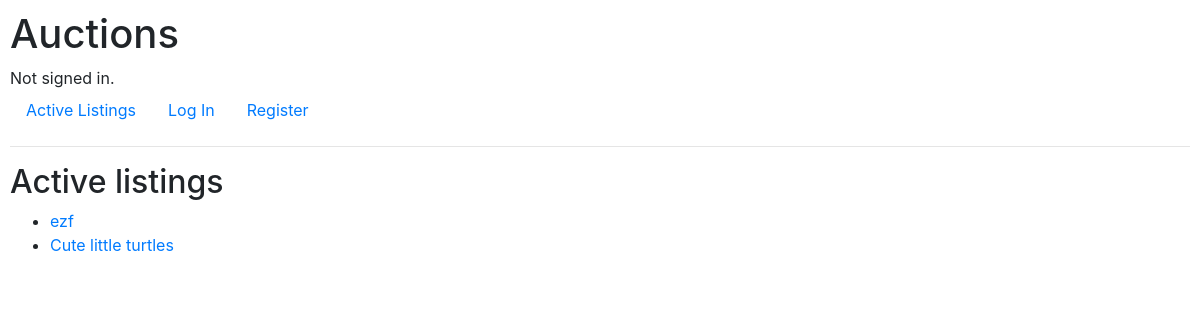
The app's page /, older data.
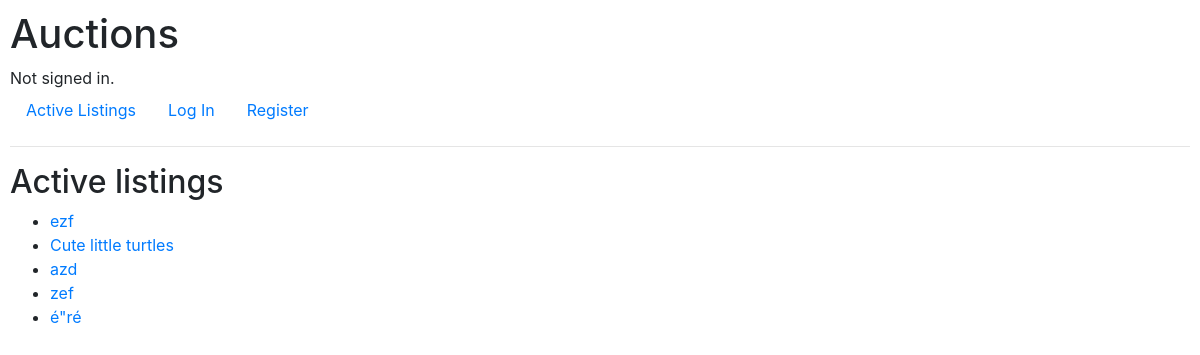
The same page, newer data.
### auctions/models.py (models this page shows, shortened)
class AuctionListing(models.Model):
    title = models.CharField(max_length=50)
    user = models.ForeignKey(User, on_delete=models.CASCADE, related_name="user", null=True, default=None)
    description = models.CharField(max_length=100)
    startingbid = models.IntegerField()
    imageurl = models.URLField()
    type = models.CharField(max_length=20)
    onwatchlist = models.BooleanField(default=False)

### auctions/views.py (the view)
# urls.py: path("", views.index, name="index"),
def index(request):
        active_listings = AuctionListing.objects.all()
        return render(request, "auctions/index.html", {
            "auctionlistings": active_listings
        })

### auctions/templates/auctions/index.html (shortened to what this page needs)
{% extends "auctions/layout.html" %}
{% block body %}
    <h2>Active listings</h2>
    <ul>
        {% for listing in auctionlistings %}
            <li><a href="{{listing.title}}">{{listing.title}}</a></li>
        {% endfor %}
    </ul>
{% endblock %}

### auctions/templates/auctions/layout.html (shortened to what this page needs)
{% load static %}
<!DOCTYPE html>
<html lang="en">
    <head>
        <link rel="stylesheet" href="https://stackpath.bootstrapcdn.com/bootstrap/4.4.1/css/bootstrap.min.css">
        <link href="{% static 'auctions/styles.css' %}" rel="stylesheet">
    </head>
    <body>
        <h1>Auctions</h1>
        <div>
            {% if user.is_authenticated %}
                Signed in as <strong>{{ user.username }}</strong>.
            {% else %}
                Not signed in.
            {% endif %}
        </div>
        <ul class="nav">
            <li class="nav-item">
                <a class="nav-link" href="{% url 'index' %}">Active Listings</a>
            </li>
            {% if user.is_authenticated %}
            <li class="nav-item">
                <a class="nav-link" href="{% url 'new_listing' %}">Create a new listing</a>
            </li>
                <li class="nav-item">
                    <a class="nav-link" href="{% url 'watchlist' %}">My watchlist</a>
                </li>
                <li class="nav-item">
                    <a class="nav-link" href="{% url 'logout' %}">Log Out</a>
                </li>
            {% else %}
                <li class="nav-item">
                    <a class="nav-link" href="{% url 'login' %}">Log In</a>
                </li>
                <li class="nav-item">
                    <a class="nav-link" href="{% url 'register' %}">Register</a>
                </li>
            {% endif %}
        </ul>
        <hr>
        {% block body %}
        {% endblock %}
    </body>
</html>

### auctions/static/auctions/styles.css (style rules this page uses)
body { padding: 10px; }

Row changes from the older to the newer data that the page shows:
added AuctionListing: title "azd"
added AuctionListing: title "zef"
added AuctionListing: title "é\"ré"
